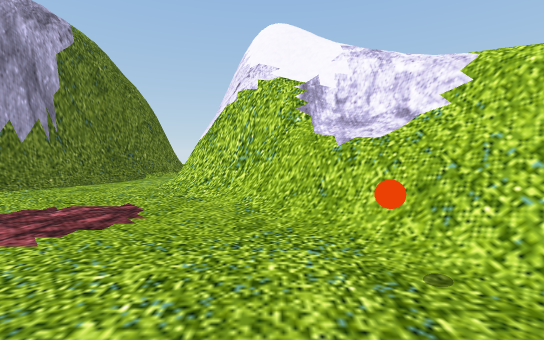
[1] (above)

23 first-person views from a walk through a Unity game level. The camera is 1.5 m above the floor, tilts 4° down and sees 90° across. The floor is counted in squares, 2 m on a side. Each view is taken from the middle of a square. On the plan, view 1 faces up. The plan holds only what a view shows up to about 10 squares ahead; the rest is blank. The place goes on beyond the plan. The player character is not drawn.

[2]
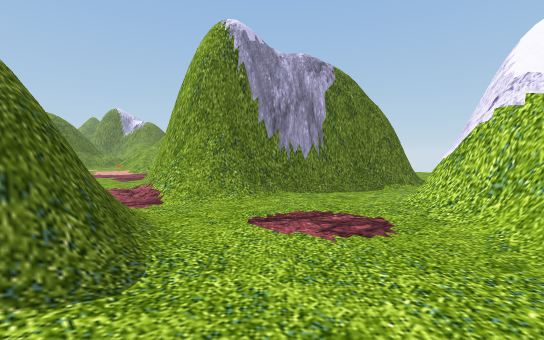

[3]
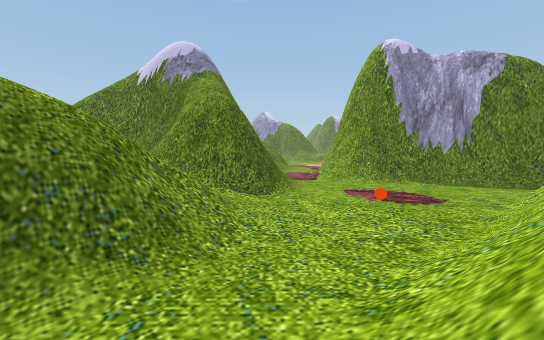

[4]
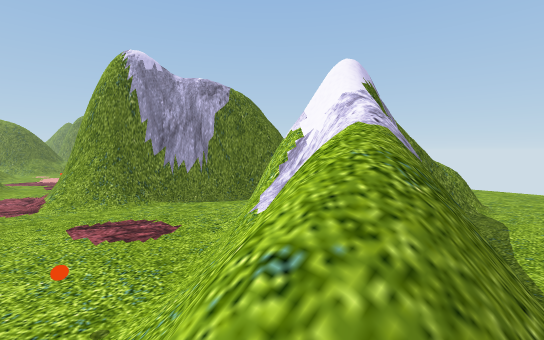

[5]
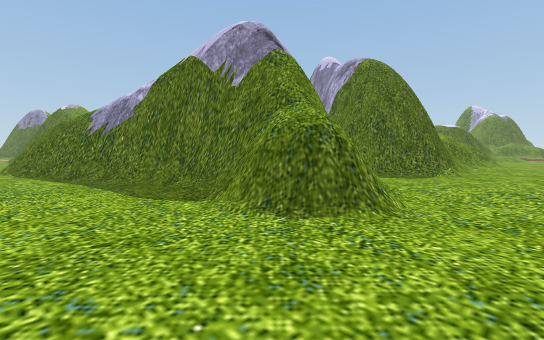

[6]
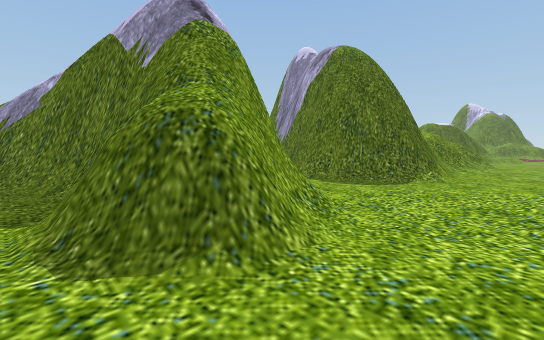

[7]
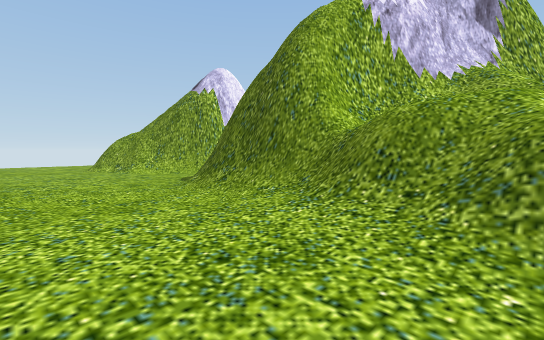

[8]
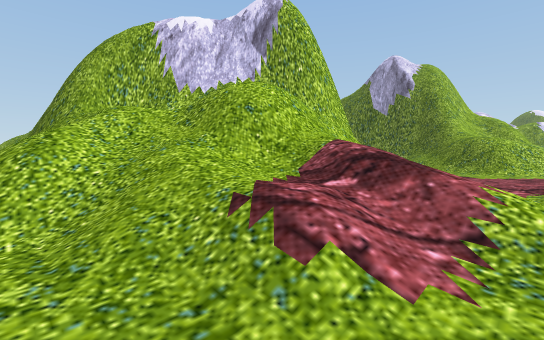

[9]
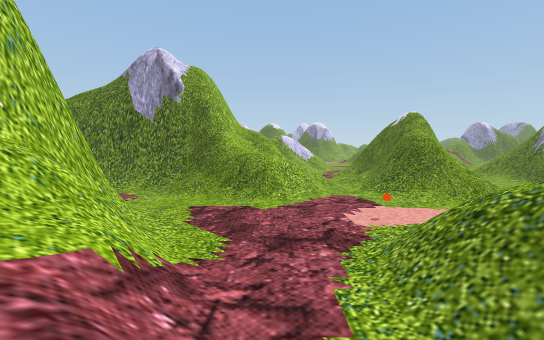

[10]
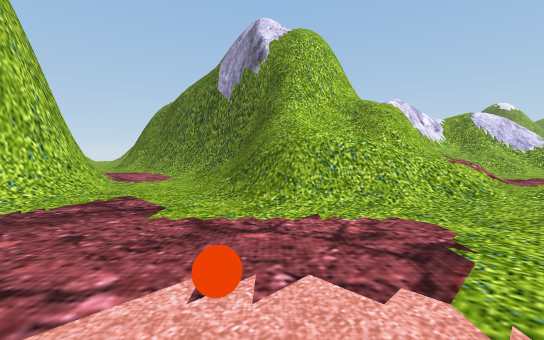

[11]
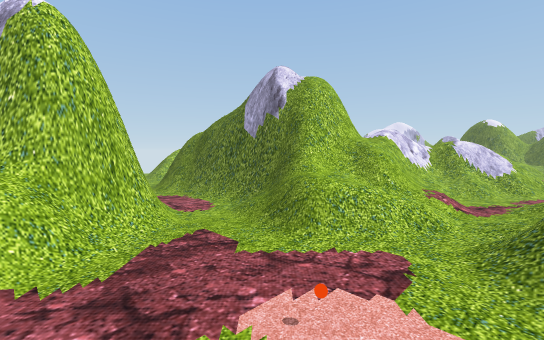

[12]
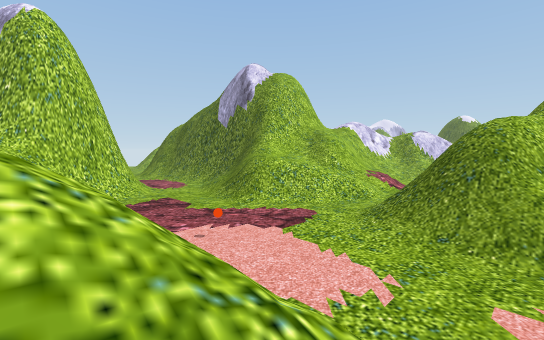

[13]
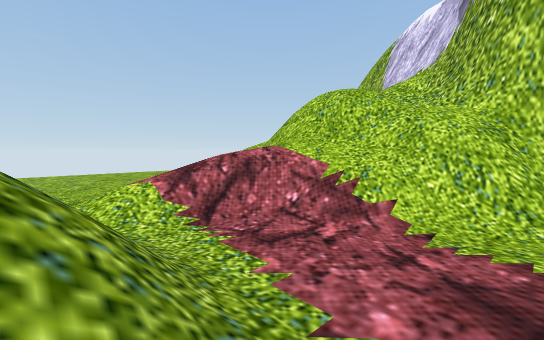

[14]
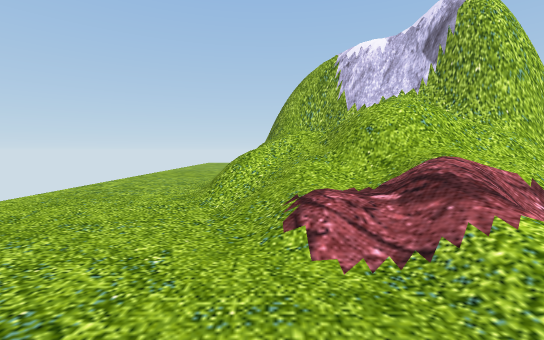

[15]
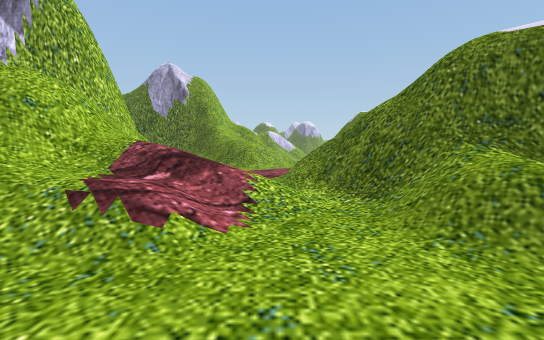

[16]
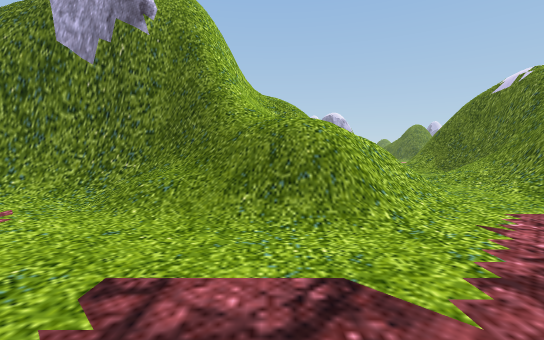

[17]
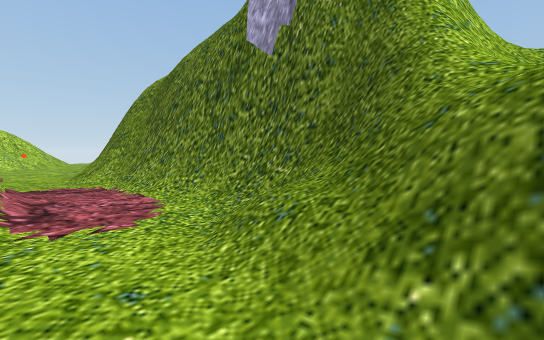

[18]
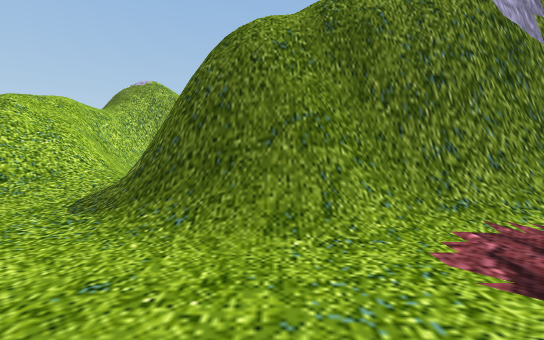

[19]
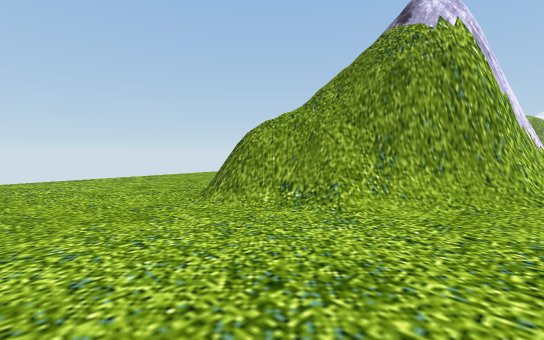

[20]
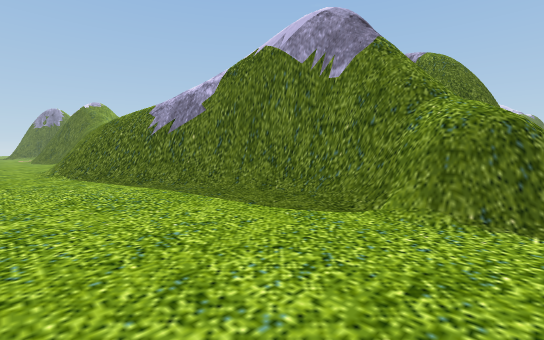

[21]
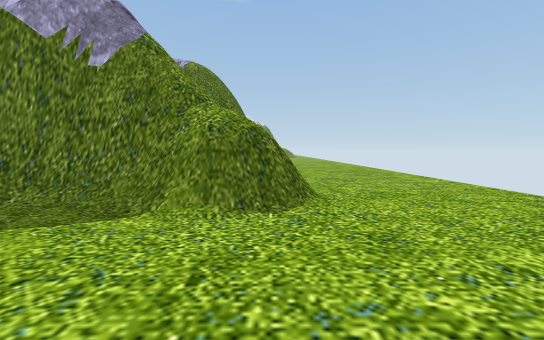

[22]
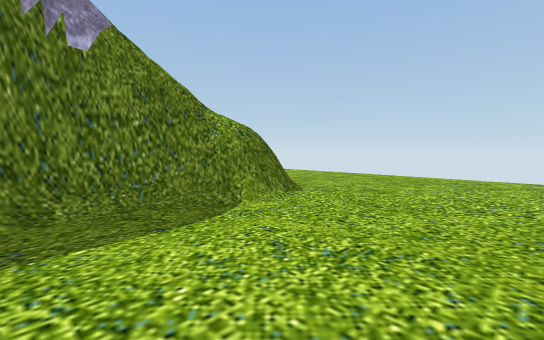

[23]
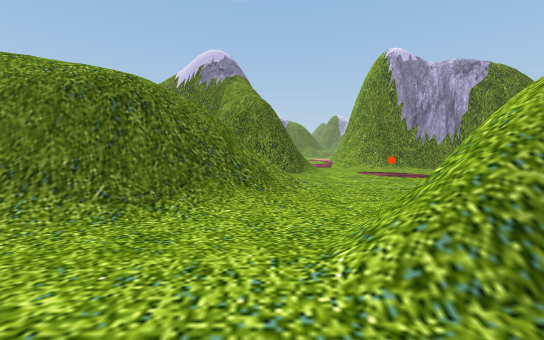

### Floor plan
Key: @ floor where view 1 was taken; # wall or solid block; . main floor; : floor 0.25 m higher than the main floor; + floor 0.5 m higher than the main floor; * floor 0.75 m higher than the main floor; % floor 2 m higher than the main floor; / step, stairs or slope; = window, fence, low wall or low ledge; v drop or lower ground; O other object.
Columns run from 20 left of view 1 to 6 right of it. Each row starts with its distance up from view 1.
 16     ..........  ...........
 15     .......................
 14      ......................
 13     .......................
 12    .....///==////....##....
 11    /..//////#####...###....
 10   #/../*/// /#  #..####....
  9   ###///=// ##  #.##=##....
  8   //=///=///#  ##.##=##....
  7    //..////##  #..##==#....
  6 /////../=/##  ##..###=##...
  5 //  /...=##   #....#####...
  4 ....O....##  ##.....#==v#..
  3 ..........#####......==##/.
  2 ...........////......//=#/.
  1 ///...=//............O/=//.
  0 =#/..////////####/..@..///.
 -1 v##.//%/##########:///.....
 -2  #=.////##      ##+//==...
 -3  #/.////#      ##//=//#/..
 -4  #/.////#          #//##
 -5  #/.//  #          /#//
 -6  #/./               #/
 -7    ..               v/
 -8    ./
 -9    //

Where each view was taken, in squares from view 1:
view 1: 0 up, 0 right, facing up
view 2: 1 down, 0 right, facing up-left
view 3: 0 up, 4 right, facing left
view 4: 1 up, 4 right, facing up-left
view 5: 14 up, 5 right, facing down-left
view 6: 14 up, 3 right, facing down-left
view 7: 15 up, 10 left, facing down-right
view 8: 12 up, 15 left, facing down-right
view 9: 9 up, 14 left, facing down
view 10: 4 up, 17 left, facing down-right
view 11: 6 up, 18 left, facing down-right
view 12: 6 up, 20 left, facing down-right
view 13: 5 up, 16 left, facing up-right
view 14: 11 up, 17 left, facing right
view 15: 13 up, 15 left, facing down
view 16: 4 up, 13 left, facing down
view 17: 2 up, 13 left, facing down-right
view 18: 3 up, 5 left, facing down
view 19: 15 up, 2 left, facing down-right
view 20: 12 up, 6 right, facing down-left
view 21: 12 up, 6 right, facing left
view 22: 8 up, 6 right, facing up-left
view 23: 1 down, 6 right, facing left
